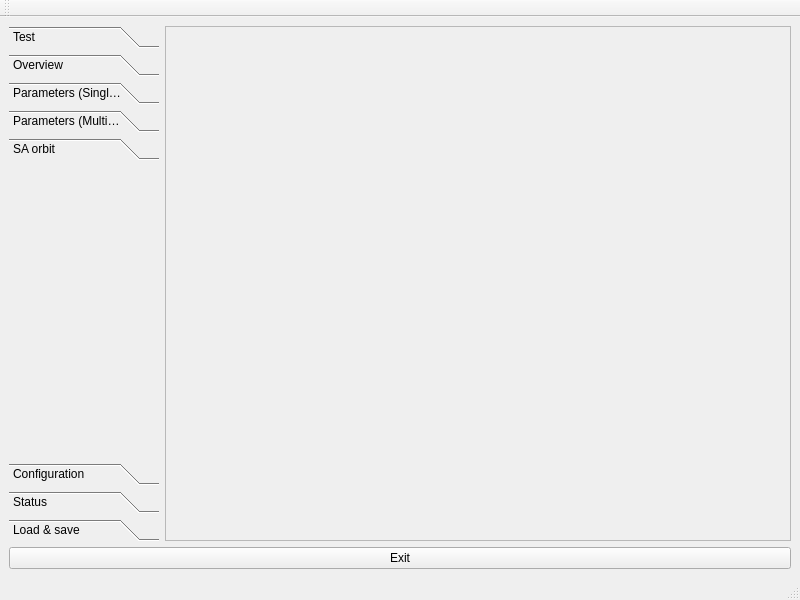
<?xml version="1.0" encoding="UTF-8"?>
<ui version="4.0">
 <class>MainWindow</class>
 <widget class="QMainWindow" name="MainWindow">
  <property name="geometry">
   <rect>
    <x>0</x>
    <y>0</y>
    <width>800</width>
    <height>600</height>
   </rect>
  </property>
  <property name="windowTitle">
   <string>MainWindow</string>
  </property>
  <widget class="QWidget" name="centralwidget">
   <layout class="QVBoxLayout" name="verticalLayout">
    <item>
     <layout class="QHBoxLayout" name="horizontalLayout">
      <item>
       <widget class="QToolBox" name="toolBox">
        <property name="maximumSize">
         <size>
          <width>150</width>
          <height>16777215</height>
         </size>
        </property>
        <property name="currentIndex">
         <number>4</number>
        </property>
        <widget class="QWidget" name="page_test">
         <property name="geometry">
          <rect>
           <x>0</x>
           <y>0</y>
           <width>150</width>
           <height>255</height>
          </rect>
         </property>
         <attribute name="label">
          <string>Test</string>
         </attribute>
        </widget>
        <widget class="QWidget" name="page_overview">
         <property name="geometry">
          <rect>
           <x>0</x>
           <y>0</y>
           <width>150</width>
           <height>255</height>
          </rect>
         </property>
         <attribute name="label">
          <string>Overview</string>
         </attribute>
        </widget>
        <widget class="QWidget" name="page_parametersSingleIOC">
         <property name="geometry">
          <rect>
           <x>0</x>
           <y>0</y>
           <width>150</width>
           <height>255</height>
          </rect>
         </property>
         <attribute name="label">
          <string>Parameters (Single IOC)</string>
         </attribute>
        </widget>
        <widget class="QWidget" name="page_parametersMultiIOC">
         <property name="geometry">
          <rect>
           <x>0</x>
           <y>0</y>
           <width>150</width>
           <height>255</height>
          </rect>
         </property>
         <attribute name="label">
          <string>Parameters (Multi IOC)</string>
         </attribute>
        </widget>
        <widget class="QWidget" name="page_saOrbit">
         <property name="geometry">
          <rect>
           <x>0</x>
           <y>0</y>
           <width>150</width>
           <height>255</height>
          </rect>
         </property>
         <attribute name="label">
          <string>SA orbit</string>
         </attribute>
        </widget>
        <widget class="QWidget" name="page_configuration">
         <property name="geometry">
          <rect>
           <x>0</x>
           <y>0</y>
           <width>150</width>
           <height>255</height>
          </rect>
         </property>
         <attribute name="label">
          <string>Configuration</string>
         </attribute>
        </widget>
        <widget class="QWidget" name="page_status">
         <property name="geometry">
          <rect>
           <x>0</x>
           <y>0</y>
           <width>150</width>
           <height>255</height>
          </rect>
         </property>
         <attribute name="label">
          <string>Status</string>
         </attribute>
        </widget>
        <widget class="QWidget" name="page">
         <property name="geometry">
          <rect>
           <x>0</x>
           <y>0</y>
           <width>150</width>
           <height>255</height>
          </rect>
         </property>
         <attribute name="label">
          <string>Load &amp;&amp; save</string>
         </attribute>
        </widget>
       </widget>
      </item>
      <item>
       <widget class="QScrollArea" name="scrollArea">
        <property name="widgetResizable">
         <bool>true</bool>
        </property>
        <widget class="QWidget" name="scrollAreaWidgetContents">
         <property name="geometry">
          <rect>
           <x>0</x>
           <y>0</y>
           <width>622</width>
           <height>485</height>
          </rect>
         </property>
        </widget>
       </widget>
      </item>
     </layout>
    </item>
    <item>
     <widget class="QPushButton" name="pushButton_exit">
      <property name="text">
       <string>Exit</string>
      </property>
     </widget>
    </item>
   </layout>
  </widget>
  <widget class="QMenuBar" name="menubar">
   <property name="geometry">
    <rect>
     <x>0</x>
     <y>0</y>
     <width>800</width>
     <height>25</height>
    </rect>
   </property>
  </widget>
  <widget class="QStatusBar" name="statusbar"/>
  <widget class="QToolBar" name="toolBar">
   <property name="windowTitle">
    <string>toolBar</string>
   </property>
   <attribute name="toolBarArea">
    <enum>TopToolBarArea</enum>
   </attribute>
   <attribute name="toolBarBreak">
    <bool>false</bool>
   </attribute>
  </widget>
 </widget>
 <resources/>
 <connections/>
</ui>
